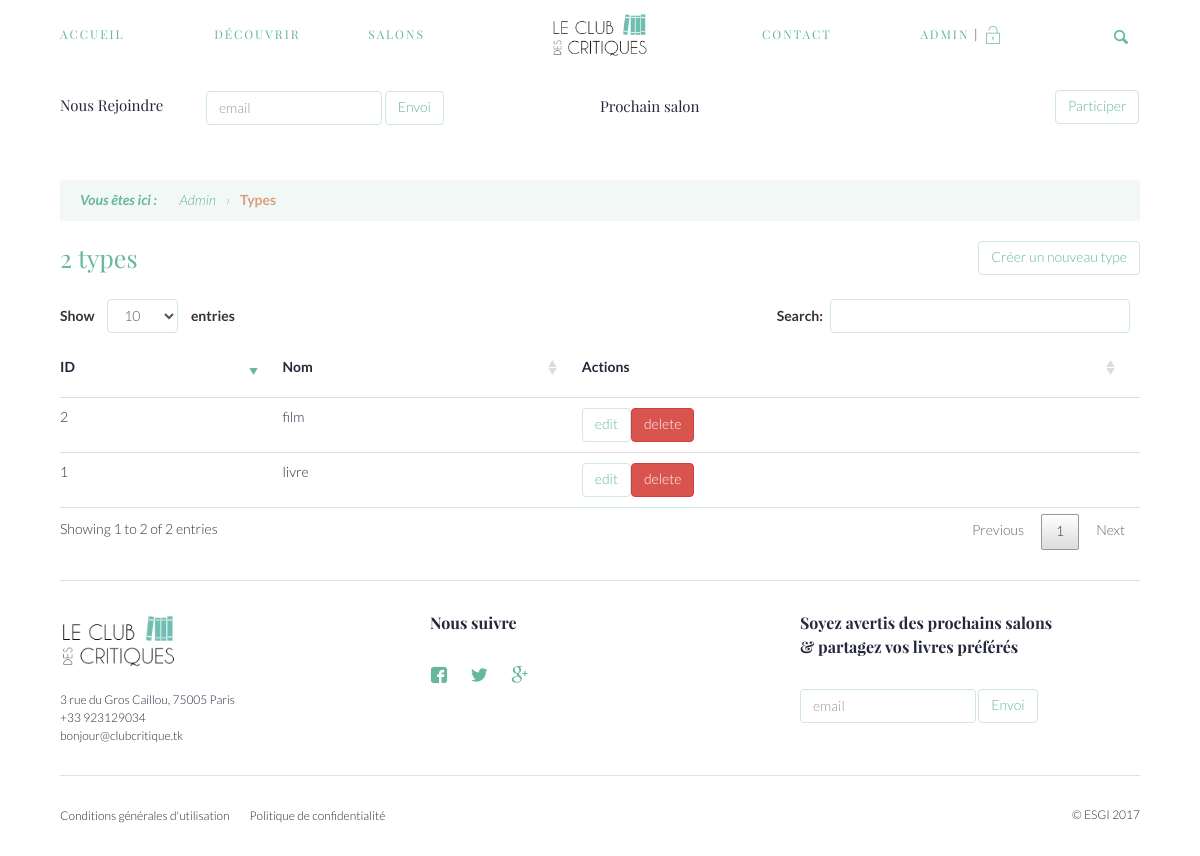
/admin/types (signed in), run on the app's committed database.
### tables this page shows
CREATE TABLE `users` (
  `id` int(11) NOT NULL,
  `username` varchar(255) NOT NULL DEFAULT 'utilisateur',
  `email` varchar(255) NOT NULL,
  `password` varchar(255) NOT NULL,
  `description` varchar(255) NOT NULL,
  `picture` varchar(255) NOT NULL DEFAULT '/view/assets/img/no-preview.png',
  `isAdmin` int(11) NOT NULL DEFAULT '0'
);

CREATE TABLE `type` (
  `id` int(11) NOT NULL,
  `name` varchar(255) NOT NULL
);

CREATE TABLE `custom_items` (
  `id` int(11) NOT NULL,
  `name` varchar(255) NOT NULL,
  `content` longtext NOT NULL,
  `is_footer_link` int(11) NOT NULL,
  `is_draft` int(11) NOT NULL
);

### model/autoloader.php (called while the page is built)
<?php
spl_autoload_register(function ($class) {
  if(file_exists( $_SERVER['DOCUMENT_ROOT'] . '/controller/facebook/' . $class . '.php')){
      return require( $_SERVER['DOCUMENT_ROOT'] . '/controller/facebook/' . $class . '.php');
  }else if(file_exists( $_SERVER['DOCUMENT_ROOT'] . '/model/facebook/' . $class . '.php')){
      return require( $_SERVER['DOCUMENT_ROOT'] . '/model/facebook/' . $class . '.php');
  }else if(file_exists( $_SERVER['DOCUMENT_ROOT'] . '/controller/' . $class . '.php')){
      return require( $_SERVER['DOCUMENT_ROOT'] . '/controller/' . $class . '.php');
  }else if(file_exists( $_SERVER['DOCUMENT_ROOT'] . '/model/' . $class . '.php')){
      return require( $_SERVER['DOCUMENT_ROOT'] . '/model/' . $class . '.php');
  }else if(file_exists( $_SERVER['DOCUMENT_ROOT'] . '/config/' . $class . '.php')){
      return require( $_SERVER['DOCUMENT_ROOT'] . '/config/' . $class . '.php');
  }
});

### model/Database.php (called while the page is built, shortened)
<?php
class Database{
  protected $db;
  public function __construct(){
    if(!$this->db){
      $this->db = new PDO('mysql:host='.DB_CONFIG::DB_HOST.';dbname='.DB_CONFIG::DB_NAME.'', DB_CONFIG::DB_UN, DB_CONFIG::DB_PWD);
      $this->db->setAttribute(PDO::ATTR_ERRMODE, PDO::ERRMODE_EXCEPTION);
    };
  }
  public function getPreparedStatement($action, $table, $data){
    if($action === "save"){
      $query = "INSERT INTO ";
      $query .= $table . " (";
      $i = 0; $count = count($data) - 1;
      for($u = 0; $u < 2; $u++){
        foreach ($data as $columnName => $value) {
          if($i !== 0 && $i !== $count+1){
            $query .= ", ";
          }
          if($u === 1){
            if($i === $count+1){
              $query .= ") VALUES (";
            }
            $query .= $columnName;
            if($i === ($count * 2)+1 ){
              $query .= ")";
            }
          }else{
            $query .= ltrim($columnName, ':');
          }
          $i++;
        }
      }
    }
    else if($action === "get"){
      $query = "SELECT * FROM ";
      $query .= $table . " WHERE ";
      $i = 0;
      foreach ($data as $columnName => $value) {
        if($i !== 0){
          $query .= " AND ";
        }
        $query .= ltrim($columnName, ':')." = ".$columnName;
        $i++;
      }
    }
    return $this->db->prepare($query);
  }
  public function get($table, $data){
    $this->sql = SELF::getPreparedStatement("get", $table, $data);
    $this->sql->execute($data);
    return $this->sql->fetch(PDO::FETCH_ASSOC);
  }
  public function getAllWhere($table, $data){
    $this->sql = SELF::getPreparedStatement("get", $table, $data);
    $this->sql->execute($data);
    return $this->sql->fetchAll(PDO::FETCH_ASSOC);
  }
  public function getAll($table){
    $this->sql = $this->db->prepare("SELECT * FROM ".$table);
    $this->sql->execute();
    return $this->sql->fetchAll(PDO::FETCH_ASSOC);
  }
  public function getCustom($req){
    $this->sql = $this->db->prepare($req);
    $this->sql->execute();
    return $this->sql->fetch(PDO::FETCH_ASSOC);
  }
}

### controller/User.php (called while the page is built, shortened)
<?php
class User{
  protected $db;
  public function __construct(){
    if(!$this->db){
      $this->db = new Database();
    }
  }
  public function get($id){
    return $this->db->get("users", [ ":id" => $id ]);
  }
}

### controller/Salons.php (called while the page is built, shortened)
<?php
class Salons{
  protected $db;
  public function __construct(){
    if(!$this->db){
      $this->db = new Database();
    }
  }
  public function getNextSalon(){
    $req1 = $this->db->getCustom("SELECT salons.* FROM salons WHERE running = 1");
    if($req1){
      return $req1;
    }else{
      return $this->db->getCustom("
        SELECT * FROM salons
        WHERE salons.date > NOW()
          AND work_isdeleted = 0
        ORDER BY salons.date ASC");
    }
  }
}

### controller/Type.php (called while the page is built, shortened)
<?php
class Type{
  protected $db;
  public function __construct(){
    if(!$this->db){
      $this->db = new Database();
    }
  }
  public function getAll(){
    return $this->db->getAll("type");
  }
}

### controller/Page.php (called while the page is built, shortened)
<?php
class Page{
  protected $db;
  public function __construct(){
    if(!$this->db){
      $this->db = new Database();
    }
  }
  public function getOne($id){
    return $this->db->get("custom_items", [':id' => $id]);
  }
  public function getPages(){
    return $this->db->getAllWhere("custom_items", [':is_footer_link' => 1, ':is_draft' => 0]);
  }
}

### view/layout/admin/types/list.php (the view, shortened to what this page needs)
<div class="row">
  <div class="col-sm-8">
    <h1 class="intermediate_title">
      <?= $countType; ?> type<?= ($countType > 1) ? 's' : ''; ?>
    </h1>
  </div>
  <div class="col-sm-4 align-right">
    <a class="btn btn-primary" href="<?= $root;?>/admin/types/new">Créer un nouveau type</a>
  </div>
</div>
<div class="table-responsive">
  <table class="table data-table">
    <thead>
      <tr>
        <th>
          ID
        </th>
        <th>
          Nom
        </th>
        <th>
          Actions
        </th>
      </tr>
    </thead>
    <tbody>
    <?php
      foreach ($typess as $key => $type) {
    ?>
      <tr>
        <td>
          <?= isset($type['id']) ? $type['id'] : ''; ?>
        </td>
        <td>
          <?= isset($type['name']) ? $type['name'] : ''; ?>
        </td>
        <td>
          <form id="deletetype_<?= $type['id']; ?>" action="<?= $root; ?>/processes/deletetype" method="post" onsubmit="event.preventDefault();"><a class="btn btn-primary" href="<?= $root.'/admin/types/'.$type['id'].'/edit'; ?>">edit</a><input type="hidden" name="id" value="<?= $type['id']; ?>"><input type="submit" class="btn btn-danger" onclick="confirmDelete(<?= $type['id']; ?>)" value="delete"></form>
        </td>
      </tr>
    <?php
      }
    ?>
    </tbody>
  </table>
</div>

### view/layout/includes/nav.php (shortened to what this page needs)
<nav id="main-nav" class="nav">
    <div class="col-md-2 nav_center">
        <a href="<?= $root; ?>/home"><img src="<?= $root; ?>/view/assets/img/logo.png" /></a>
    </div>
    <div class="responsiveListLinks row">
        <div class="col-md-5 col-sm-12 nav_left">
            <ul class="row">
                <li class="col-md-4 col-sm-12">
                    <a href="<?= $root; ?>/home" <?= (!isset($_GET['cat']) && $_GET["p"] === "home") ? 'class="active"' : ''; ?>>Accueil</a>
                </li>
                <li class="col-md-4 col-sm-12">
                    <a href="<?= $root; ?>/discover" <?= (!isset($_GET['cat']) && $_GET["p"] === "discover") ? 'class="active"' : ''; ?>>Découvrir</a>
                </li>
                <li class="col-md-4 col-sm-12">
                    <a href="<?= $root; ?>/salons" <?= (!isset($_GET['cat']) && $_GET["p"] === "salons") ? 'class="active"' : ''; ?>>Salons</a>
                </li>
            </ul>
        </div>
        <div class="col-md-5 col-sm-12 nav_right col-md-offset-2">
            <ul class="row">
                <li class="col-md-4 col-sm-12">
                    <a href="<?= $root; ?>/contact" <?= (!isset($_GET['cat']) && $_GET["p"] === "contact") ? 'class="active"' : ''; ?>>Contact</a>
                </li>
                <li class="col-md-6 col-sm-12 dropdown align-center">
                <?php
                    if(!isset($_SESSION['loggedin'])){
                ?>
                    <a href="<?= $root.'/login'?>" <?= ($_GET["p"] === "login") ? 'class="active"' : ''; ?>>Compte</a>
                <?php
                    }else{
                ?>
                    <a href="<?= $root.'/user/'.$curr_user['id']; ?>" <?= ($_GET["p"] === "user" && $_GET['id'] === $curr_user['id']) ? 'class="active"' : ''; ?>> <?= $curr_user['username']; ?></a>
                    | <a href="<?= $root; ?>/processes/logout" class="logout icon-locker-streamline-unlock"></a>
                <?php
                    }
                ?>
                </li>
            </ul>
        </div>
    </div>
    <a href="#" id="searchbar" class="<?= (isset($_GET['p']) && $_GET['p'] === 'search') ? 'icon-x' : 'icon-search'; ?>"></a>
</nav>
<nav id="secondary-nav" class="nav">
    <div class="nav_left">
        <h2 class="small_title">Nous Rejoindre</h2>
        <form class="form-inline" action="<?= $root; ?>/processes/newuser" method="post">
            <input class="form-control" name="email" type="text" placeholder="email">
            <button type="submit" class="btn btn-primary sm">Envoi</button>
        </form>
    </div>
    <div class="nav_right">
        <h2 class="small_title">Prochain salon</h2>
            <?php
                $nextSalon = $salons->getNextSalon();
                ?>
        <a class="btn btn-primary" href="<?= $root; ?>/salons/<?= $nextSalon['id']; ?>">Participer</a>
    </div>
</nav>

### view/layout/includes/footer.php
<footer class="footer">
  <div class="top">
    <div class="row">
      <div class="col-md-4 col-sm-12 identity">
        <img src="<?= $root; ?>/view/assets/img/logo.png">
        <?php $footer = $pages->getOne(4); ?>
        <?= ($footer['content']) ? html_entity_decode($footer['content']) : ''?>
      </div>
      <div class="col-md-4 col-sm-12 follow">
        <h4 class="footer_title">Nous suivre</h4>
        <?php $footer = $pages->getOne(3); ?>
        <?= ($footer['content']) ? html_entity_decode($footer['content']) : ''?>
      </div>
      <div class="col-md-4 col-sm-12 newsletter">
        <h4 class="footer_title">Soyez avertis des prochains salons <br>&amp; partagez vos livres préférés</h4>
        <form class="form-inline" action="<?= $root; ?>/processes/newuser" method="post">
            <input class="form-control" type="text" name="email" placeholder="email">
            <button type="submit" class="btn btn-primary sm">Envoi</button>
        </form>
      </div>
    </div>
  </div>
  <nav class="bottom">
    <div class="row">
      <ul class="col-md-8 col-sm-12">
        <?php
          $footer_links = $pages->getPages();
          foreach ($footer_links as $key => $link) {
            echo '<li><a href="'.$root.'/page/'.$link['id'].'">'.$link['name'].'</a></li>';
          }
        ?>
      </ul>
      <div class="col-md-4 col-sm-12">
        &copy; ESGI 2017
      </div>
    </div>
  </nav>
</footer>
</body>
</html>

### data on the page
users: username "ADMIN"
type: id "1", name "livre"
type: id "2", name "film"
custom_items: content "3 rue du Gros Caillou, 75005 Paris +33 923129034 bonjour@clubcritique.tk"
custom_items: name "Conditions générales d'utilisation"
custom_items: name "Politique de confidentialité"

### other printed values
$pag "Admin"
$pag "Types"
$countType "2"
